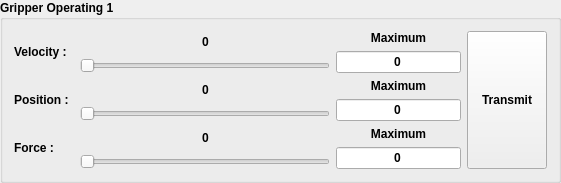
     <widget class="QGroupBox" name="gbOperating1">
      <property name="maximumSize">
       <size>
        <width>16777215</width>
        <height>194</height>
       </size>
      </property>
      <property name="font">
       <font>
        <weight>75</weight>
        <bold>true</bold>
       </font>
      </property>
      <property name="title">
       <string>Gripper Operating 1</string>
      </property>
      <layout class="QGridLayout" name="gridLayout_2">
       <item row="0" column="0">
        <widget class="QLabel" name="label">
         <property name="minimumSize">
          <size>
           <width>60</width>
           <height>0</height>
          </size>
         </property>
         <property name="maximumSize">
          <size>
           <width>60</width>
           <height>16777215</height>
          </size>
         </property>
         <property name="text">
          <string>Velocity : </string>
         </property>
        </widget>
       </item>
       <item row="0" column="1">
        <layout class="QVBoxLayout" name="verticalLayout">
         <item>
          <layout class="QHBoxLayout" name="horizontalLayout_4">
           <item>
            <spacer name="horizontalSpacer_3">
             <property name="orientation">
              <enum>Qt::Horizontal</enum>
             </property>
             <property name="sizeHint" stdset="0">
              <size>
               <width>40</width>
               <height>20</height>
              </size>
             </property>
            </spacer>
           </item>
           <item>
            <widget class="QLabel" name="txtVelocity1">
             <property name="maximumSize">
              <size>
               <width>80</width>
               <height>16777215</height>
              </size>
             </property>
             <property name="text">
              <string>0</string>
             </property>
            </widget>
           </item>
           <item>
            <spacer name="horizontalSpacer">
             <property name="orientation">
              <enum>Qt::Horizontal</enum>
             </property>
             <property name="sizeHint" stdset="0">
              <size>
               <width>40</width>
               <height>20</height>
              </size>
             </property>
            </spacer>
           </item>
          </layout>
         </item>
         <item>
          <widget class="QSlider" name="hsliderVelocity1">
           <property name="minimumSize">
            <size>
             <width>250</width>
             <height>0</height>
            </size>
           </property>
           <property name="orientation">
            <enum>Qt::Horizontal</enum>
           </property>
          </widget>
         </item>
        </layout>
       </item>
       <item row="0" column="2">
        <layout class="QVBoxLayout" name="verticalLayout_9">
         <item>
          <widget class="QLabel" name="label_23">
           <property name="text">
            <string>Maximum</string>
           </property>
           <property name="alignment">
            <set>Qt::AlignCenter</set>
           </property>
          </widget>
         </item>
         <item>
          <widget class="QLineEdit" name="txtVelocityLimit1">
           <property name="sizePolicy">
            <sizepolicy hsizetype="Expanding" vsizetype="Fixed">
             <horstretch>0</horstretch>
             <verstretch>0</verstretch>
            </sizepolicy>
           </property>
           <property name="maximumSize">
            <size>
             <width>16777215</width>
             <height>16777215</height>
            </size>
           </property>
           <property name="text">
            <string>0</string>
           </property>
           <property name="alignment">
            <set>Qt::AlignCenter</set>
           </property>
          </widget>
         </item>
        </layout>
       </item>
       <item row="0" column="3" rowspan="3">
        <widget class="QPushButton" name="btnTransmit1">
         <property name="sizePolicy">
          <sizepolicy hsizetype="Minimum" vsizetype="Expanding">
           <horstretch>0</horstretch>
           <verstretch>0</verstretch>
          </sizepolicy>
         </property>
         <property name="text">
          <string>Transmit</string>
         </property>
        </widget>
       </item>
       <item row="1" column="0">
        <widget class="QLabel" name="label_2">
         <property name="minimumSize">
          <size>
           <width>60</width>
           <height>0</height>
          </size>
         </property>
         <property name="maximumSize">
          <size>
           <width>60</width>
           <height>16777215</height>
          </size>
         </property>
         <property name="text">
          <string>Position : </string>
         </property>
        </widget>
       </item>
       <item row="1" column="1">
        <layout class="QVBoxLayout" name="verticalLayout_2">
         <item>
          <layout class="QHBoxLayout" name="horizontalLayout_7">
           <item>
            <spacer name="horizontalSpacer_2">
             <property name="orientation">
              <enum>Qt::Horizontal</enum>
             </property>
             <property name="sizeHint" stdset="0">
              <size>
               <width>40</width>
               <height>20</height>
              </size>
             </property>
            </spacer>
           </item>
           <item>
            <widget class="QLabel" name="txtPosition1">
             <property name="maximumSize">
              <size>
               <width>80</width>
               <height>16777215</height>
              </size>
             </property>
             <property name="text">
              <string>0</string>
             </property>
            </widget>
           </item>
           <item>
            <spacer name="horizontalSpacer_4">
             <property name="orientation">
              <enum>Qt::Horizontal</enum>
             </property>
             <property name="sizeHint" stdset="0">
              <size>
               <width>40</width>
               <height>20</height>
              </size>
             </property>
            </spacer>
           </item>
          </layout>
         </item>
         <item>
          <widget class="QSlider" name="hsliderPosition1">
           <property name="orientation">
            <enum>Qt::Horizontal</enum>
           </property>
          </widget>
         </item>
        </layout>
       </item>
       <item row="1" column="2">
        <layout class="QVBoxLayout" name="verticalLayout_10">
         <item>
          <widget class="QLabel" name="label_24">
           <property name="text">
            <string>Maximum</string>
           </property>
           <property name="alignment">
            <set>Qt::AlignCenter</set>
           </property>
          </widget>
         </item>
         <item>
          <widget class="QLineEdit" name="txtPositionLimit1">
           <property name="maximumSize">
            <size>
             <width>16777215</width>
             <height>16777215</height>
            </size>
           </property>
           <property name="text">
            <string>0</string>
           </property>
           <property name="alignment">
            <set>Qt::AlignCenter</set>
           </property>
          </widget>
         </item>
        </layout>
       </item>
       <item row="2" column="0">
        <widget class="QLabel" name="label_3">
         <property name="minimumSize">
          <size>
           <width>60</width>
           <height>0</height>
          </size>
         </property>
         <property name="maximumSize">
          <size>
           <width>60</width>
           <height>16777215</height>
          </size>
         </property>
         <property name="text">
          <string>Force : </string>
         </property>
        </widget>
       </item>
       <item row="2" column="1">
        <layout class="QVBoxLayout" name="verticalLayout_3">
         <item>
          <layout class="QHBoxLayout" name="horizontalLayout_8">
           <item>
            <spacer name="horizontalSpacer_6">
             <property name="orientation">
              <enum>Qt::Horizontal</enum>
             </property>
             <property name="sizeHint" stdset="0">
              <size>
               <width>40</width>
               <height>20</height>
              </size>
             </property>
            </spacer>
           </item>
           <item>
            <widget class="QLabel" name="txtForce1">
             <property name="maximumSize">
              <size>
               <width>80</width>
               <height>16777215</height>
              </size>
             </property>
             <property name="text">
              <string>0</string>
             </property>
            </widget>
           </item>
           <item>
            <spacer name="horizontalSpacer_5">
             <property name="orientation">
              <enum>Qt::Horizontal</enum>
             </property>
             <property name="sizeHint" stdset="0">
              <size>
               <width>40</width>
               <height>20</height>
              </size>
             </property>
            </spacer>
           </item>
          </layout>
         </item>
         <item>
          <widget class="QSlider" name="hsliderForce1">
           <property name="orientation">
            <enum>Qt::Horizontal</enum>
           </property>
          </widget>
         </item>
        </layout>
       </item>
       <item row="2" column="2">
        <layout class="QVBoxLayout" name="verticalLayout_11">
         <item>
          <widget class="QLabel" name="label_25">
           <property name="text">
            <string>Maximum</string>
           </property>
           <property name="alignment">
            <set>Qt::AlignCenter</set>
           </property>
          </widget>
         </item>
         <item>
          <widget class="QLineEdit" name="txtForceLimit1">
           <property name="maximumSize">
            <size>
             <width>16777215</width>
             <height>16777215</height>
            </size>
           </property>
           <property name="text">
            <string>0</string>
           </property>
           <property name="alignment">
            <set>Qt::AlignCenter</set>
           </property>
          </widget>
         </item>
        </layout>
       </item>
      </layout>
     </widget>
